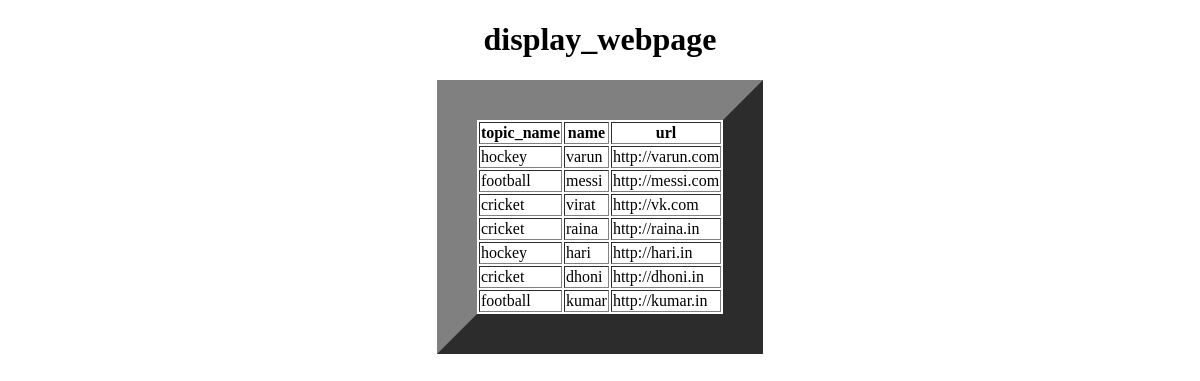
/display_webpage/, run on an earlier commit of the app's database.
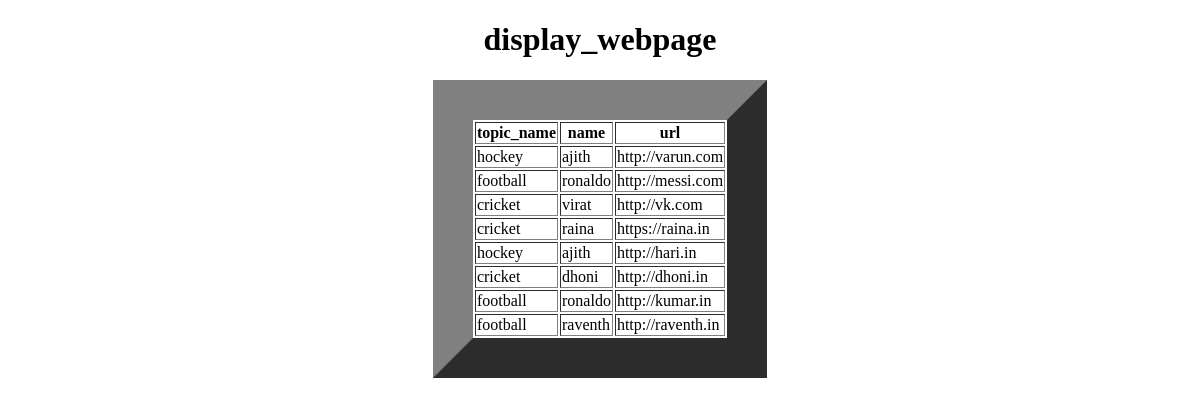
And on a later commit of the database.
### app/models.py (models this page shows, shortened)
class webpage(models.Model):
    topic_name=models.ForeignKey(topic,on_delete=models.CASCADE)
    name=models.CharField(max_length=100)
    url=models.URLField()

class topic(models.Model):
    topic_name=models.CharField(max_length=100,primary_key=True)
    def __str__(self) -> str:
        return self.topic_name

### app/views.py (the view)
# urls.py: path('display_webpage/',display_webpage,name='display_webpage'),
def display_webpage(request):
    QSWO = webpage.objects.filter(pk=3)
    QSWO = webpage.objects.filter(topic_name='cricket')
    QSWO = webpage.objects.all()
    QSWO = webpage.objects.filter(name__startswith='v')
    QSWO = webpage.objects.filter(url__endswith='in')
    QSWO = webpage.objects.filter(url__contains='k')
    QSWO=webpage.objects.all()
    QSWO=webpage.objects.filter(Q(name__startswith='r') & Q(url__endswith='in'))
    QSWO=webpage.objects.all()
    QSWO=webpage.objects.filter(Q(name__startswith='r') | Q(url__endswith='in'))
    QSWO = webpage.objects.all()
    d={'QSWO':QSWO}
    return render(request,'display_webpage.html',d)

### templates/display_webpage.html (shortened to what this page needs)
<!DOCTYPE html>
<html lang="en">
<head>
</head>
<body>
    <center>
        <h1>display_webpage</h1>
        <table border="40px",width="150px">
            <tr>
                <th>topic_name</th>
                <th>name</th>
                <th>url</th>
            </tr>
                {% for wo in QSWO %}
            <tr>
                <td>{{wo.topic_name}}</td>
                <td>{{wo.name}}</td>
                <td>{{wo.url}}</td>
            </tr>
               {% endfor %}
        </table>
    </center>
</body>
</html>

What changed in the data, as far as the page shows it:
changed webpage "http://varun.com": name "varun" → "ajith"
changed webpage "http://messi.com": name "messi" → "ronaldo"
changed webpage "raina": url "http://raina.in" → "https://raina.in"
changed webpage "http://hari.in": name "hari" → "ajith"
changed webpage "http://kumar.in": name "kumar" → "ronaldo"
added webpage: topic_name "football", name "raventh", url "http://raventh.in"
